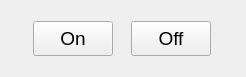
<?xml version="1.0" encoding="UTF-8"?>
<ui version="4.0">
 <class>MainWindow</class>
 <widget class="QMainWindow" name="MainWindow">
  <property name="geometry">
   <rect>
    <x>0</x>
    <y>0</y>
    <width>246</width>
    <height>77</height>
   </rect>
  </property>
  <property name="sizePolicy">
   <sizepolicy hsizetype="Maximum" vsizetype="Preferred">
    <horstretch>0</horstretch>
    <verstretch>0</verstretch>
   </sizepolicy>
  </property>
  <property name="maximumSize">
   <size>
    <width>577</width>
    <height>129</height>
   </size>
  </property>
  <property name="font">
   <font>
    <pointsize>12</pointsize>
   </font>
  </property>
  <property name="windowTitle">
   <string>Emittance Plot Processing</string>
  </property>
  <property name="windowIcon">
   <iconset>
    <normaloff>icon.png</normaloff>icon.png</iconset>
  </property>
  <widget class="QWidget" name="centralwidget">
   <property name="sizePolicy">
    <sizepolicy hsizetype="Maximum" vsizetype="Preferred">
     <horstretch>0</horstretch>
     <verstretch>0</verstretch>
    </sizepolicy>
   </property>
   <layout class="QVBoxLayout" name="verticalLayout">
    <item>
     <layout class="QGridLayout" name="gridLayout_7">
      <property name="leftMargin">
       <number>12</number>
      </property>
      <property name="topMargin">
       <number>12</number>
      </property>
      <property name="rightMargin">
       <number>12</number>
      </property>
      <property name="bottomMargin">
       <number>12</number>
      </property>
      <item row="0" column="0">
       <widget class="QPushButton" name="pushButton_3">
        <property name="sizePolicy">
         <sizepolicy hsizetype="Maximum" vsizetype="Fixed">
          <horstretch>0</horstretch>
          <verstretch>0</verstretch>
         </sizepolicy>
        </property>
        <property name="minimumSize">
         <size>
          <width>0</width>
          <height>35</height>
         </size>
        </property>
        <property name="maximumSize">
         <size>
          <width>16777215</width>
          <height>35</height>
         </size>
        </property>
        <property name="font">
         <font>
          <pointsize>14</pointsize>
         </font>
        </property>
        <property name="text">
         <string>On</string>
        </property>
        <property name="checkable">
         <bool>false</bool>
        </property>
       </widget>
      </item>
      <item row="0" column="1">
       <widget class="QPushButton" name="pushButton_4">
        <property name="sizePolicy">
         <sizepolicy hsizetype="Maximum" vsizetype="Fixed">
          <horstretch>0</horstretch>
          <verstretch>0</verstretch>
         </sizepolicy>
        </property>
        <property name="minimumSize">
         <size>
          <width>0</width>
          <height>35</height>
         </size>
        </property>
        <property name="maximumSize">
         <size>
          <width>16777215</width>
          <height>35</height>
         </size>
        </property>
        <property name="font">
         <font>
          <pointsize>14</pointsize>
         </font>
        </property>
        <property name="text">
         <string>Off</string>
        </property>
        <property name="checkable">
         <bool>false</bool>
        </property>
       </widget>
      </item>
     </layout>
    </item>
   </layout>
  </widget>
  <action name="actionOpen">
   <property name="text">
    <string>Open</string>
   </property>
   <property name="font">
    <font>
     <family>Tahoma</family>
     <pointsize>10</pointsize>
    </font>
   </property>
  </action>
  <action name="actionQuit">
   <property name="text">
    <string>Quit</string>
   </property>
  </action>
  <action name="actionPlot">
   <property name="checkable">
    <bool>true</bool>
   </property>
   <property name="checked">
    <bool>true</bool>
   </property>
   <property name="text">
    <string>Plot</string>
   </property>
  </action>
  <action name="actionLog">
   <property name="checkable">
    <bool>true</bool>
   </property>
   <property name="text">
    <string>Log</string>
   </property>
  </action>
  <action name="actionParameters">
   <property name="checkable">
    <bool>true</bool>
   </property>
   <property name="text">
    <string>Parameters</string>
   </property>
  </action>
  <action name="actionAbout">
   <property name="text">
    <string>About</string>
   </property>
  </action>
 </widget>
 <resources/>
 <connections/>
 <designerdata>
  <property name="gridDeltaX">
   <number>10</number>
  </property>
  <property name="gridDeltaY">
   <number>10</number>
  </property>
  <property name="gridSnapX">
   <bool>true</bool>
  </property>
  <property name="gridSnapY">
   <bool>true</bool>
  </property>
  <property name="gridVisible">
   <bool>true</bool>
  </property>
 </designerdata>
</ui>
